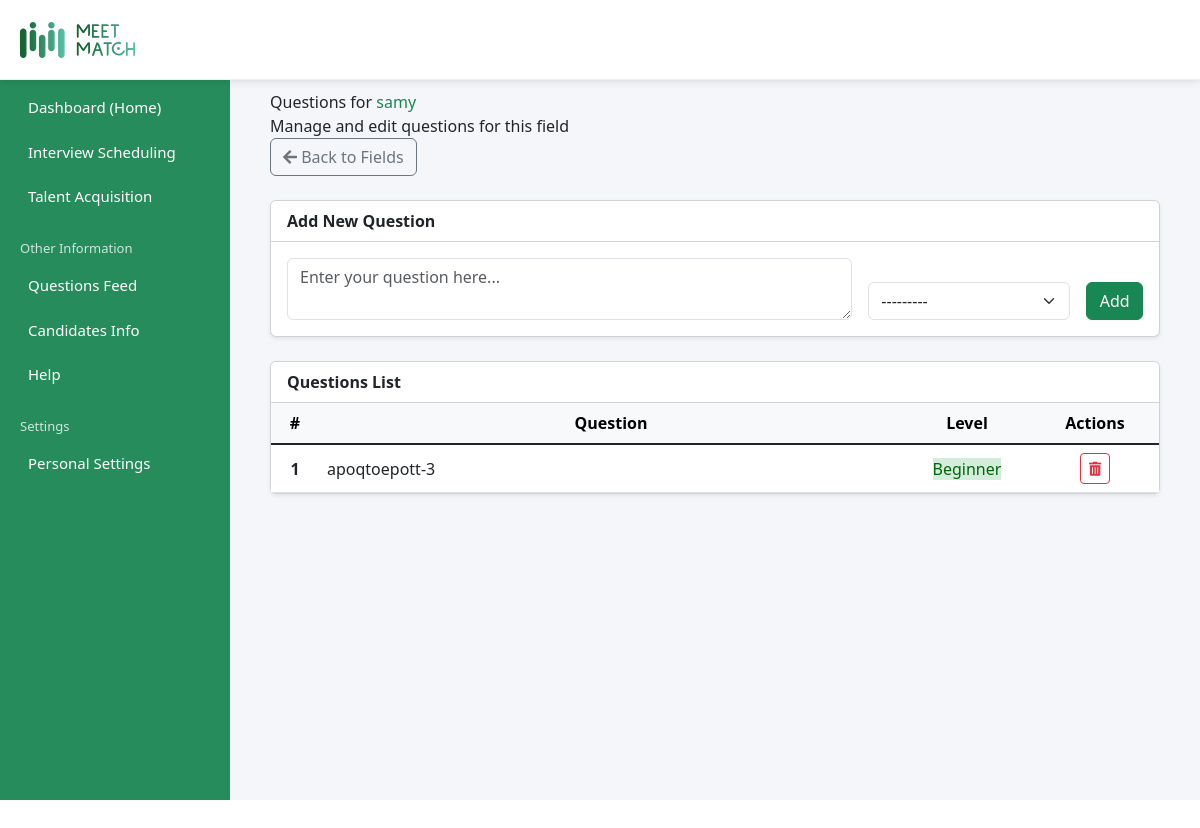
Screenshot of /admin_dashboard/questions/field/samy-2025-06-22-101226359333/ (signed in) with the database file from the repository.
### questions/models.py (models this page shows, shortened)
class Field(models.Model):
    typeChoices = [
        ('Techincal', 'Techincal'),
        ('Soft Skill', 'Soft Skill'),
    ]
    created_by = models.ForeignKey(User, on_delete=models.CASCADE)
    field_type = models.CharField(max_length=50, choices=typeChoices, default='Techincal')
    name = models.CharField(max_length=100)
    slug = models.SlugField(max_length=100, unique=True, blank=True)

class Question(models.Model):
    LEVEL_CHOICES = [
        ('Beginner', 'Beginner'),
        ('Mid', 'Mid Level'),
        ('Advanced', 'Advanced'),
    ]
    created_by = models.ForeignKey(User, on_delete=models.CASCADE)
    field = models.ForeignKey(Field, on_delete=models.CASCADE, related_name='questions')
    level = models.CharField(max_length=20, choices=LEVEL_CHOICES)
    question_text = models.TextField()

### questions/views.py (the view)
# urls.py: path('field/<slug:field_slug>/', views.edit_question, name='edit_question'),
@login_required
def edit_question(request, field_slug):
    field = get_object_or_404(Field, slug=field_slug)
    questions = Question.objects.filter(field=field,created_by=request.user)
    if request.method == 'POST':
        form = QuestionForm(request.POST)
        if form.is_valid():
            question = form.save(commit=False)
            question.field = field
            question.created_by = request.user
            question.save()
            messages.success(request, 'Question added successfully!')
            return redirect('Questions:edit_question', field_slug=field_slug)
    else:
        form = QuestionForm()
    context = {
        'field': field,
        'questions': questions,
        'form': form,
    }
    return render(request, 'admin/edit_question.html', context)

### questions/forms.py
class QuestionForm(forms.ModelForm):
    class Meta:
        model = Question
        fields = ['question_text', 'level']
        widgets = {
            'level': forms.Select(attrs={
                'class': 'form-control',
                'placeholder': 'difficulty level'
            }),
            'question_text': forms.Textarea(attrs={
                'class': 'form-control',
                'rows': 2,
                'placeholder': 'Enter your question here...'
            }),
        }

### templates/admin/edit_question.html (shortened to what this page needs)
{% extends 'admin_base.html' %}
{% load static %}
{% load widget_tweaks %}
{% block extra_css %}
<link href="https://cdn.jsdelivr.net/npm/bootstrap@5.1.3/dist/css/bootstrap.min.css" rel="stylesheet">
<link rel="stylesheet" href="https://cdnjs.cloudflare.com/ajax/libs/font-awesome/5.15.4/css/all.min.css">
{% endblock %}
{% block content %}
<div class="question-header mb-4">
    <div>
        <div class="question-title">Questions for <span class="text-success">{{ field.name }}</span></div>
        <div class="question-subtitle">Manage and edit questions for this field</div>
    </div>
    <div class="header-buttons">
        <a href="{% url 'Questions:questions' %}" class="btn btn-outline-secondary"><i class="fas fa-arrow-left"></i> Back to Fields</a>
    </div>
</div>
<div class="card mb-4 shadow-sm">
    <div class="card-header bg-white fw-bold">Add New Question</div>
    <div class="card-body">
        <form method="POST" class="row g-3 align-items-end">
            <div class="col-md-8">
                {{ form.question_text }}
            </div>
            <div class="col-md-3">
                {{ form.level|add_class:'form-select' }}
            </div>
            <div class="col-md-1 d-grid">
                <input type="submit" class="btn btn-success" value="Add">
            </div>
        </form>
    </div>
</div>
<div class="card shadow-sm">
    <div class="card-header bg-white fw-bold">Questions List</div>
    <div class="card-body p-0">
        <div class="table-responsive">
            <table class="table mb-0 align-middle">
                <thead class="table-light">
                    <tr class="text-center">
                        <th style="width: 3rem;">#</th>
                        <th>Question</th>
                        <th style="width: 8rem;">Level</th>
                        <th style="width: 8rem;">Actions</th>
                    </tr>
                </thead>
                <tbody>
                    {% for question in questions %}
                    <tr>
                        <td class="text-center fw-bold">{{ forloop.counter }}</td>
                        <td>{{ question.question_text|truncatechars:120 }}</td>
                        <td class="text-center">
                            {% if question.level == 'Beginner' %}
                                <span class="status-badge" style="background-color:#d4edda; color:#04630E;">Beginner</span>
                            {% elif question.level == 'Mid' %}
                                <span class="status-badge" style="background-color:#fff3cd; color:#856404;">Mid</span>
                            {% elif question.level == 'Advanced' %}
                                <span class="status-badge" style="background-color:#f8d7da; color:#721c24;">Advanced</span>
                            {% else %}
                                <span class="status-badge bg-secondary text-white">Unknown</span>
                            {% endif %}
                        </td>
                        <td class="text-center">
                            <form method="post" action="{% url 'Questions:delete_question' question.id %}" style="display:inline;">
                                <button type="submit" class="btn btn-sm btn-outline-danger" title="Delete" onclick="return confirm('Delete this question?');">
                                    <i class="fas fa-trash-alt"></i>
                                </button>
                            </form>
                        </td>
                    </tr>
                    {% empty %}
                    <tr><td colspan="4" class="text-center text-muted py-3">No questions found for this field.</td></tr>
                    {% endfor %}
                </tbody>
            </table>
        </div>
    </div>
</div>
</div>
{% endblock %}

### static/css/style.css (style rules this page uses)
* { margin: 0; padding: 0; box-sizing: border-box; font-family: 'Segoe UI', sans-serif; }
body, html { height: 100%; background-color: #fff; }
body { color: #1a1a1a; }

### rows the page displays
Field: name "samy"
Question: question_text "apoqtoepott-3", level "Beginner"
